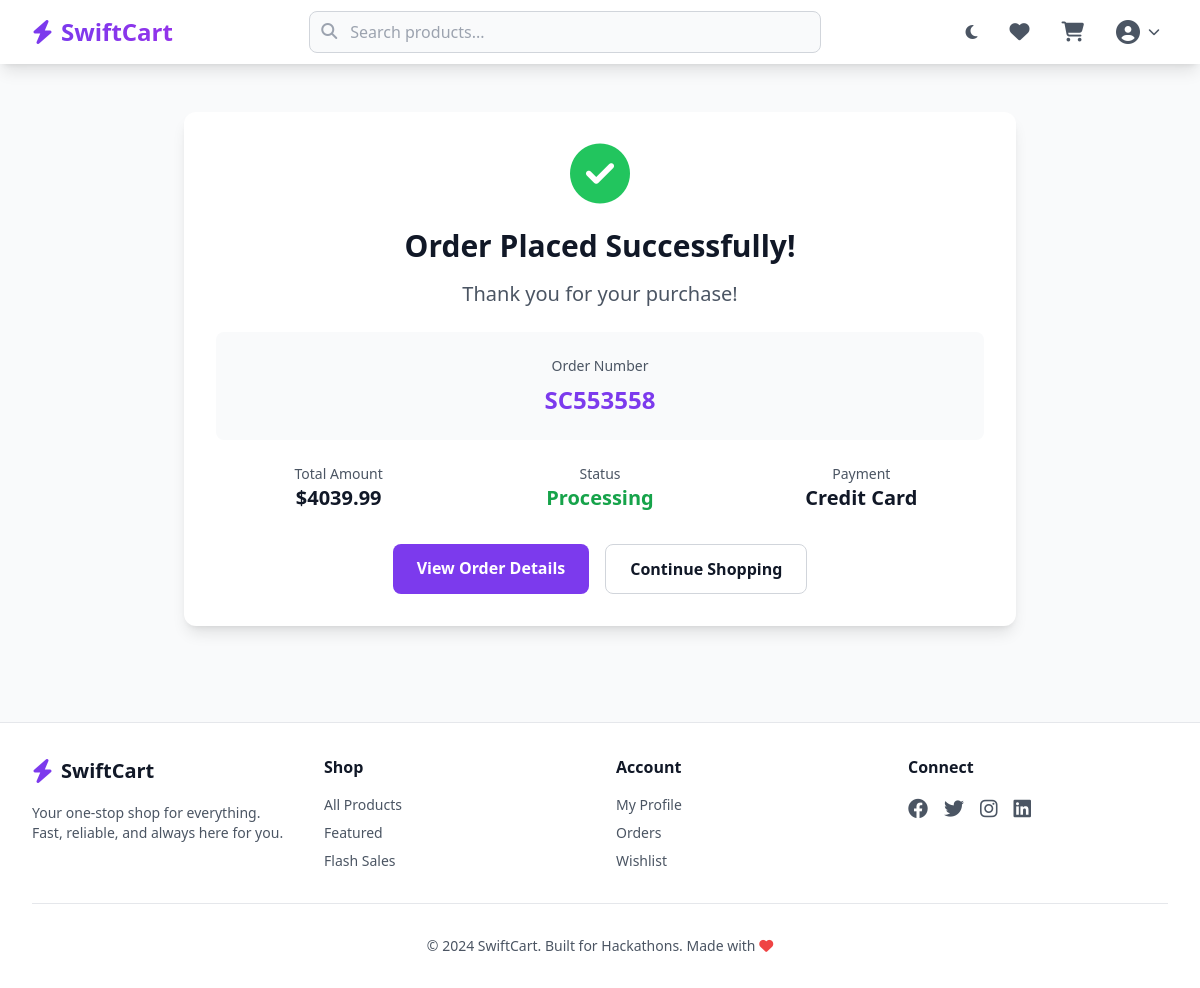
The page /orders/success/1/ (signed in) on the database its author committed.
### orders/models.py (models this page shows, shortened)
class Order(models.Model):
    STATUS_CHOICES = [
        ('pending', 'Pending'),
        ('processing', 'Processing'),
        ('shipped', 'Shipped'),
        ('delivered', 'Delivered'),
        ('cancelled', 'Cancelled'),
    ]
    user = models.ForeignKey(User, related_name='orders', on_delete=models.CASCADE)
    order_number = models.CharField(max_length=20, unique=True, editable=False)
    full_name = models.CharField(max_length=200)
    email = models.EmailField()
    phone = models.CharField(max_length=20)
    address = models.CharField(max_length=500)
    city = models.CharField(max_length=100)
    state = models.CharField(max_length=100)
    zip_code = models.CharField(max_length=20)
    country = models.CharField(max_length=100, default='USA')
    subtotal = models.DecimalField(max_digits=10, decimal_places=2)
    total = models.DecimalField(max_digits=10, decimal_places=2)
    status = models.CharField(max_length=20, choices=STATUS_CHOICES, default='pending')
    payment_method = models.CharField(max_length=50, default='Credit Card')
    paid = models.BooleanField(default=False)
    created_at = models.DateTimeField(auto_now_add=True)
    updated_at = models.DateTimeField(auto_now=True)
    class Meta:
        ordering = ['-created_at']

### orders/views.py (the view)
# urls.py: path('success/<int:order_id>/', views.order_success, name='order_success'),
@login_required
def order_success(request, order_id):
    order = get_object_or_404(Order, id=order_id, user=request.user)
    order_items = order.items.select_related('product').all()
    context = {
        'order': order,
        'order_items': order_items,
    }
    return render(request, 'orders/order_success.html', context)

### cart/context_processors.py (called while the page is built)
def cart(request):
    cart_obj = None
    cart_items_count = 0
    if request.user.is_authenticated:
        cart_obj = Cart.objects.filter(user=request.user).first()
    elif request.session.session_key:
        cart_obj = Cart.objects.filter(session_key=request.session.session_key).first()
    if cart_obj:
        cart_items_count = cart_obj.total_items
    return {
        'cart': cart_obj,
        'cart_items_count': cart_items_count,
    }

### cart/models.py (called while the page is built)
    @property
    def total_items(self):
        return sum(item.quantity for item in self.items.all())

### templates/orders/order_success.html (shortened to what this page needs)
{% extends 'base.html' %}
{% block content %}
<div class="max-w-4xl mx-auto px-4 sm:px-6 lg:px-8 py-12">
    <div class="bg-white dark:bg-gray-800 rounded-xl shadow-lg p-8 text-center">
        <div class="mb-6">
            <i class="fas fa-check-circle text-6xl text-green-500"></i>
        </div>
        <h1 class="text-3xl font-bold mb-4">Order Placed Successfully!</h1>
        <p class="text-xl text-gray-600 dark:text-gray-400 mb-6">Thank you for your purchase!</p>
        <div class="bg-gray-50 dark:bg-gray-700 rounded-lg p-6 mb-6">
            <p class="text-sm text-gray-600 dark:text-gray-400 mb-2">Order Number</p>
            <p class="text-2xl font-bold text-primary-600 dark:text-primary-400">{{ order.order_number }}</p>
        </div>
        <div class="grid grid-cols-1 md:grid-cols-3 gap-4 mb-8">
            <div>
                <p class="text-sm text-gray-600 dark:text-gray-400">Total Amount</p>
                <p class="text-xl font-bold">${{ order.total }}</p>
            </div>
            <div>
                <p class="text-sm text-gray-600 dark:text-gray-400">Status</p>
                <p class="text-xl font-bold text-green-600">{{ order.get_status_display }}</p>
            </div>
            <div>
                <p class="text-sm text-gray-600 dark:text-gray-400">Payment</p>
                <p class="text-xl font-bold">{{ order.payment_method }}</p>
            </div>
        </div>
        <div class="flex justify-center space-x-4">
            <a href="{% url 'orders:order_detail' order.id %}" class="px-6 py-3 bg-primary-600 hover:bg-primary-700 text-white font-semibold rounded-lg transition">
                View Order Details
            </a>
            <a href="{% url 'shop:product_list' %}" class="px-6 py-3 border border-gray-300 dark:border-gray-600 font-semibold rounded-lg hover:bg-gray-100 dark:hover:bg-gray-700 transition">
                Continue Shopping
            </a>
        </div>
    </div>
</div>
{% endblock %}

### templates/base.html (style rules this page uses)
* { transition-property: background-color, border-color, color, fill, stroke; transition-duration: 200ms; }

### rows shown on the page
Order: order_number "SC553558", total "4039.99", status "Processing", payment_method "Credit Card"
